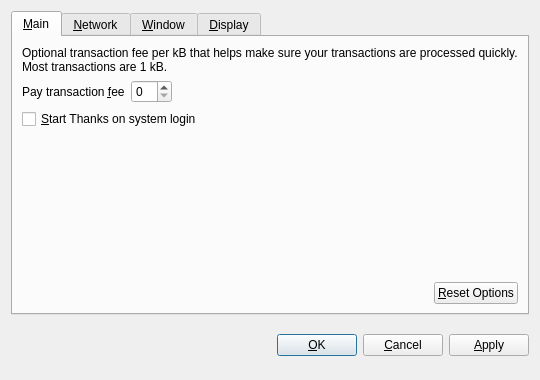
<?xml version="1.0" encoding="UTF-8"?>
<ui version="4.0">
 <class>OptionsDialog</class>
 <widget class="QDialog" name="OptionsDialog">
  <property name="geometry">
   <rect>
    <x>0</x>
    <y>0</y>
    <width>540</width>
    <height>380</height>
   </rect>
  </property>
  <property name="windowTitle">
   <string>Options</string>
  </property>
  <property name="modal">
   <bool>true</bool>
  </property>
  <layout class="QVBoxLayout" name="verticalLayout">
   <item>
    <widget class="QTabWidget" name="tabWidget">
     <property name="tabPosition">
      <enum>QTabWidget::North</enum>
     </property>
     <property name="currentIndex">
      <number>0</number>
     </property>
     <widget class="QWidget" name="tabMain">
      <attribute name="title">
       <string>&amp;Main</string>
      </attribute>
      <layout class="QVBoxLayout" name="verticalLayout_Main">
       <item>
        <widget class="QLabel" name="transactionFeeInfoLabel">
         <property name="text">
          <string>Optional transaction fee per kB that helps make sure your transactions are processed quickly. Most transactions are 1 kB.</string>
         </property>
         <property name="textFormat">
          <enum>Qt::PlainText</enum>
         </property>
         <property name="wordWrap">
          <bool>true</bool>
         </property>
        </widget>
       </item>
       <item>
        <layout class="QHBoxLayout" name="horizontalLayout_1_Main">
         <item>
          <widget class="QLabel" name="transactionFeeLabel">
           <property name="text">
            <string>Pay transaction &amp;fee</string>
           </property>
           <property name="textFormat">
            <enum>Qt::PlainText</enum>
           </property>
           <property name="buddy">
            <cstring>transactionFee</cstring>
           </property>
          </widget>
         </item>
         <item>
          <widget class="BitcoinAmountField" name="transactionFee"/>
         </item>
         <item>
          <spacer name="horizontalSpacer_1_Main">
           <property name="orientation">
            <enum>Qt::Horizontal</enum>
           </property>
           <property name="sizeHint" stdset="0">
            <size>
             <width>40</width>
             <height>20</height>
            </size>
           </property>
          </spacer>
         </item>
        </layout>
       </item>
       <item>
        <widget class="QCheckBox" name="bitcoinAtStartup">
         <property name="toolTip">
          <string>Automatically start Thanks after logging in to the system.</string>
         </property>
         <property name="text">
          <string>&amp;Start Thanks on system login</string>
         </property>
        </widget>
       </item>
       <item>
        <spacer name="verticalSpacer_Main">
         <property name="orientation">
          <enum>Qt::Vertical</enum>
         </property>
         <property name="sizeHint" stdset="0">
          <size>
           <width>20</width>
           <height>40</height>
          </size>
         </property>
        </spacer>
       </item>
       <item>
        <layout class="QHBoxLayout" name="horizontalLayout_2_Main">
         <item>
          <spacer name="horizontalSpacer_2_Main">
           <property name="orientation">
            <enum>Qt::Horizontal</enum>
           </property>
           <property name="sizeHint" stdset="0">
            <size>
             <width>40</width>
             <height>20</height>
            </size>
           </property>
          </spacer>
         </item>
         <item>
          <widget class="QPushButton" name="resetButton">
           <property name="toolTip">
            <string>Reset all client options to default.</string>
           </property>
           <property name="text">
            <string>&amp;Reset Options</string>
           </property>
           <property name="autoDefault">
            <bool>false</bool>
           </property>
          </widget>
         </item>
        </layout>
       </item>
      </layout>
     </widget>
     <widget class="QWidget" name="tabNetwork">
      <attribute name="title">
       <string>&amp;Network</string>
      </attribute>
      <layout class="QVBoxLayout" name="verticalLayout_Network">
       <item>
        <widget class="QCheckBox" name="mapPortUpnp">
         <property name="toolTip">
          <string>Automatically open the Thanks client port on the router. This only works when your router supports UPnP and it is enabled.</string>
         </property>
         <property name="text">
          <string>Map port using &amp;UPnP</string>
         </property>
        </widget>
       </item>
       <item>
        <widget class="QCheckBox" name="connectSocks">
         <property name="toolTip">
          <string>Connect to the Thanks network through a SOCKS proxy (e.g. when connecting through Tor).</string>
         </property>
         <property name="text">
          <string>&amp;Connect through SOCKS proxy:</string>
         </property>
        </widget>
       </item>
       <item>
        <layout class="QHBoxLayout" name="horizontalLayout_Network">
         <item>
          <widget class="QLabel" name="proxyIpLabel">
           <property name="text">
            <string>Proxy &amp;IP:</string>
           </property>
           <property name="textFormat">
            <enum>Qt::PlainText</enum>
           </property>
           <property name="buddy">
            <cstring>proxyIp</cstring>
           </property>
          </widget>
         </item>
         <item>
          <widget class="QValidatedLineEdit" name="proxyIp">
           <property name="maximumSize">
            <size>
             <width>140</width>
             <height>16777215</height>
            </size>
           </property>
           <property name="toolTip">
            <string>IP address of the proxy (e.g. 127.0.0.1)</string>
           </property>
          </widget>
         </item>
         <item>
          <widget class="QLabel" name="proxyPortLabel">
           <property name="text">
            <string>&amp;Port:</string>
           </property>
           <property name="textFormat">
            <enum>Qt::PlainText</enum>
           </property>
           <property name="buddy">
            <cstring>proxyPort</cstring>
           </property>
          </widget>
         </item>
         <item>
          <widget class="QLineEdit" name="proxyPort">
           <property name="maximumSize">
            <size>
             <width>55</width>
             <height>16777215</height>
            </size>
           </property>
           <property name="toolTip">
            <string>Port of the proxy (e.g. 9050)</string>
           </property>
          </widget>
         </item>
         <item>
          <widget class="QLabel" name="socksVersionLabel">
           <property name="text">
            <string>SOCKS &amp;Version:</string>
           </property>
           <property name="textFormat">
            <enum>Qt::PlainText</enum>
           </property>
           <property name="buddy">
            <cstring>socksVersion</cstring>
           </property>
          </widget>
         </item>
         <item>
          <widget class="QValueComboBox" name="socksVersion">
           <property name="toolTip">
            <string>SOCKS version of the proxy (e.g. 5)</string>
           </property>
          </widget>
         </item>
         <item>
          <spacer name="horizontalSpacer_Network">
           <property name="orientation">
            <enum>Qt::Horizontal</enum>
           </property>
           <property name="sizeHint" stdset="0">
            <size>
             <width>40</width>
             <height>20</height>
            </size>
           </property>
          </spacer>
         </item>
        </layout>
       </item>
       <item>
        <spacer name="verticalSpacer_Network">
         <property name="orientation">
          <enum>Qt::Vertical</enum>
         </property>
         <property name="sizeHint" stdset="0">
          <size>
           <width>20</width>
           <height>40</height>
          </size>
         </property>
        </spacer>
       </item>
      </layout>
     </widget>
     <widget class="QWidget" name="tabWindow">
      <attribute name="title">
       <string>&amp;Window</string>
      </attribute>
      <layout class="QVBoxLayout" name="verticalLayout_Window">
       <item>
        <widget class="QCheckBox" name="minimizeToTray">
         <property name="toolTip">
          <string>Show only a tray icon after minimizing the window.</string>
         </property>
         <property name="text">
          <string>&amp;Minimize to the tray instead of the taskbar</string>
         </property>
        </widget>
       </item>
       <item>
        <widget class="QCheckBox" name="minimizeOnClose">
         <property name="toolTip">
          <string>Minimize instead of exit the application when the window is closed. When this option is enabled, the application will be closed only after selecting Quit in the menu.</string>
         </property>
         <property name="text">
          <string>M&amp;inimize on close</string>
         </property>
        </widget>
       </item>
       <item>
        <spacer name="verticalSpacer_Window">
         <property name="orientation">
          <enum>Qt::Vertical</enum>
         </property>
         <property name="sizeHint" stdset="0">
          <size>
           <width>20</width>
           <height>40</height>
          </size>
         </property>
        </spacer>
       </item>
      </layout>
     </widget>
     <widget class="QWidget" name="tabDisplay">
      <attribute name="title">
       <string>&amp;Display</string>
      </attribute>
      <layout class="QVBoxLayout" name="verticalLayout_Display">
       <item>
        <layout class="QHBoxLayout" name="horizontalLayout_1_Display">
         <item>
          <widget class="QLabel" name="langLabel">
           <property name="text">
            <string>User Interface &amp;language:</string>
           </property>
           <property name="textFormat">
            <enum>Qt::PlainText</enum>
           </property>
           <property name="buddy">
            <cstring>lang</cstring>
           </property>
          </widget>
         </item>
         <item>
          <widget class="QValueComboBox" name="lang">
           <property name="toolTip">
            <string>The user interface language can be set here. This setting will take effect after restarting Thanks.</string>
           </property>
          </widget>
         </item>
        </layout>
       </item>
       <item>
        <layout class="QHBoxLayout" name="horizontalLayout_2_Display">
         <item>
          <widget class="QLabel" name="unitLabel">
           <property name="text">
            <string>&amp;Unit to show amounts in:</string>
           </property>
           <property name="textFormat">
            <enum>Qt::PlainText</enum>
           </property>
           <property name="buddy">
            <cstring>unit</cstring>
           </property>
          </widget>
         </item>
         <item>
          <widget class="QValueComboBox" name="unit">
           <property name="toolTip">
            <string>Choose the default subdivision unit to show in the interface and when sending coins.</string>
           </property>
          </widget>
         </item>
        </layout>
       </item>
       <item>
        <widget class="QCheckBox" name="displayAddresses">
         <property name="toolTip">
          <string>Whether to show Thanks addresses in the transaction list or not.</string>
         </property>
         <property name="text">
          <string>&amp;Display addresses in transaction list</string>
         </property>
        </widget>
       </item>
       <item>
        <widget class="QCheckBox" name="coinControlFeatures">
         <property name="toolTip">
          <string>Whether to show coin control features or not.</string>
         </property>
         <property name="text">
          <string>Display coin &amp;control features (experts only!)</string>
         </property>
        </widget>
       </item>
       <item>
        <spacer name="verticalSpacer_Display">
         <property name="orientation">
          <enum>Qt::Vertical</enum>
         </property>
         <property name="sizeHint" stdset="0">
          <size>
           <width>20</width>
           <height>40</height>
          </size>
         </property>
        </spacer>
       </item>
      </layout>
     </widget>
    </widget>
   </item>
   <item>
    <layout class="QHBoxLayout" name="horizontalLayout_Buttons">
     <item>
      <spacer name="horizontalSpacer_1">
       <property name="orientation">
        <enum>Qt::Horizontal</enum>
       </property>
       <property name="sizeHint" stdset="0">
        <size>
         <width>40</width>
         <height>48</height>
        </size>
       </property>
      </spacer>
     </item>
     <item>
      <widget class="QLabel" name="statusLabel">
       <property name="font">
        <font>
         <weight>75</weight>
         <bold>true</bold>
        </font>
       </property>
       <property name="text">
        <string/>
       </property>
       <property name="textFormat">
        <enum>Qt::PlainText</enum>
       </property>
       <property name="wordWrap">
        <bool>true</bool>
       </property>
      </widget>
     </item>
     <item>
      <spacer name="horizontalSpacer_2">
       <property name="orientation">
        <enum>Qt::Horizontal</enum>
       </property>
       <property name="sizeHint" stdset="0">
        <size>
         <width>40</width>
         <height>48</height>
        </size>
       </property>
      </spacer>
     </item>
     <item>
      <widget class="QPushButton" name="okButton">
       <property name="text">
        <string>&amp;OK</string>
       </property>
      </widget>
     </item>
     <item>
      <widget class="QPushButton" name="cancelButton">
       <property name="text">
        <string>&amp;Cancel</string>
       </property>
       <property name="autoDefault">
        <bool>false</bool>
       </property>
      </widget>
     </item>
     <item>
      <widget class="QPushButton" name="applyButton">
       <property name="text">
        <string>&amp;Apply</string>
       </property>
       <property name="autoDefault">
        <bool>false</bool>
       </property>
      </widget>
     </item>
    </layout>
   </item>
  </layout>
 </widget>
 <customwidgets>
  <customwidget>
   <class>BitcoinAmountField</class>
   <extends>QSpinBox</extends>
   <header>bitcoinamountfield.h</header>
  </customwidget>
  <customwidget>
   <class>QValueComboBox</class>
   <extends>QComboBox</extends>
   <header>qvaluecombobox.h</header>
  </customwidget>
  <customwidget>
   <class>QValidatedLineEdit</class>
   <extends>QLineEdit</extends>
   <header>qvalidatedlineedit.h</header>
  </customwidget>
 </customwidgets>
 <resources/>
 <connections/>
</ui>
